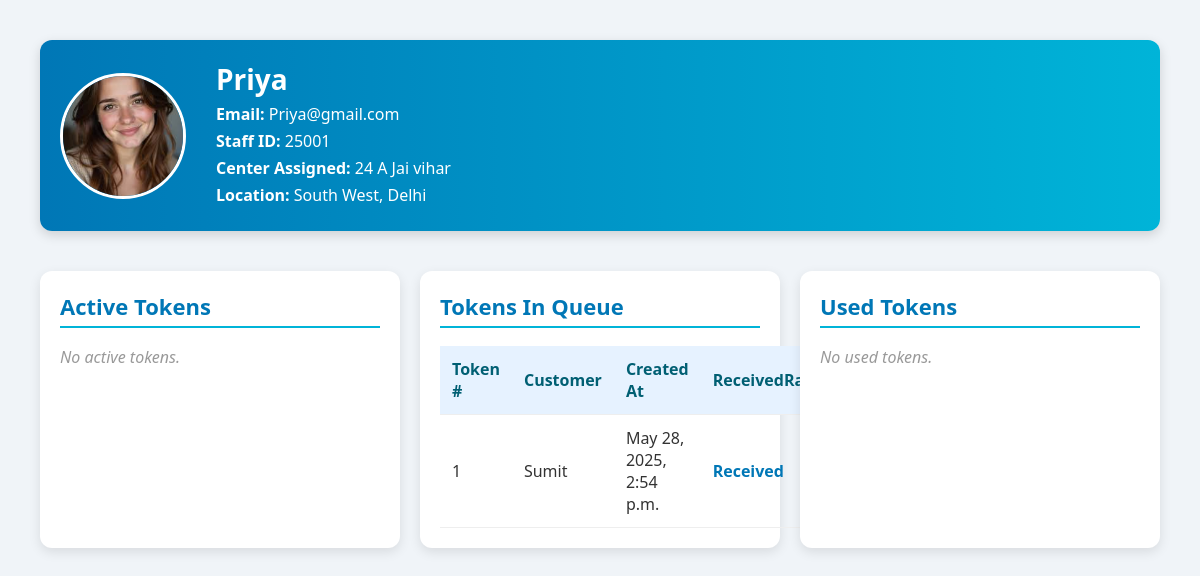
The app's page /showStaffDashboard1/10 (signed in), older data.
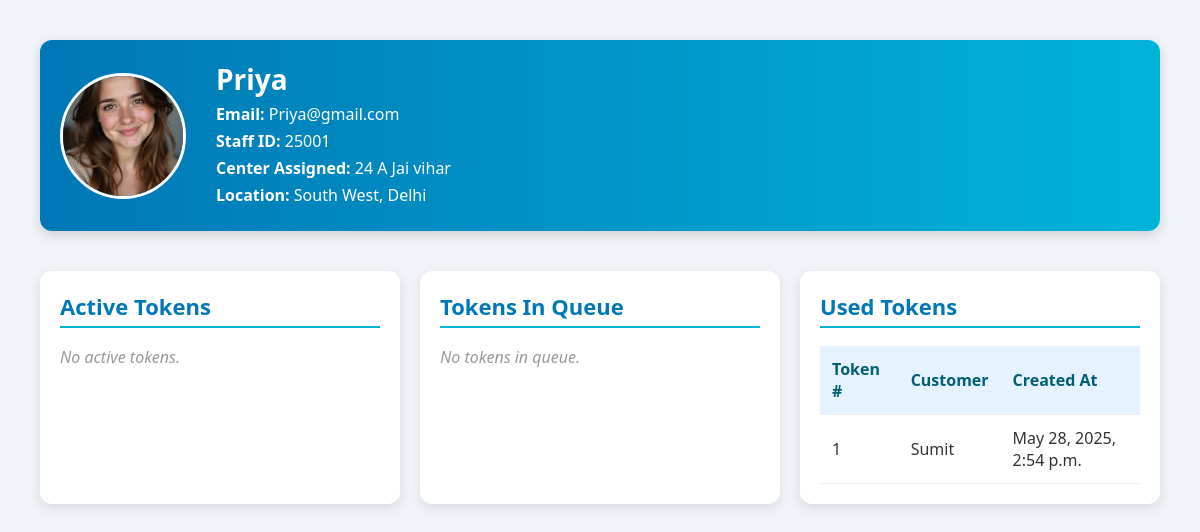
The same page, newer data.
### Customer/models.py (models this page shows, shortened)
class Token(models.Model):
    customer = models.ForeignKey(CustomUser, on_delete=models.CASCADE, related_name='customer_tokens')
    staff = models.ForeignKey(CustomUser, on_delete=models.CASCADE, related_name='staff_tokens')
    token_number = models.PositiveIntegerField()
    is_active = models.BooleanField(default=True)
    in_queue=models.BooleanField(default=False)
    is_used=models.BooleanField(default=False)
    created_at = models.DateTimeField(default=timezone.now)

class CustomUser(AbstractUser):
    ROLE_CHOICES = (
        ('customer', 'Customer'),
        ('staff', 'Staff'),
    )
    role = models.CharField(max_length=10, choices=ROLE_CHOICES)

### Customer/views.py (the view)
# urls.py: path('showStaffDashboard1/<int:token_id>',views.customerInQueue,name='showStaffDashboard1'),
@login_required
def customerInQueue(request,token_id):
    token=Token.objects.get(id=token_id)
    token.in_queue=True
    token.save()
    user_staff=token.staff
    staff_profile=get_object_or_404(StaffProfile, user=user_staff)
    tokenActive = Token.objects.filter(is_active=True, staff=user_staff, is_used=False, in_queue=False)
    tokenInQueue = Token.objects.filter(is_active=True, staff=user_staff, is_used=False, in_queue=True)
    tokenUsed = Token.objects.filter(is_active=True, staff=user_staff, is_used=True)
    return render(request, 'Customer/showStaffDashboard1.html', {
        'staff': user_staff,
        'staff_profile': staff_profile,
        'tokenActive': tokenActive,
        'tokenInQueue': tokenInQueue,
        'tokenUsed': tokenUsed,
    })

### Customer/templates/Customer/showStaffDashboard1.html (shortened to what this page needs)
<!DOCTYPE html>
<html>
<head>
</head>
<body>
    <div class="profile-header">
        <img src="{{ staff_profile.image.url }}" alt="Staff Image">
        <div>
            <h1>{{ staff.username }}</h1>
            <p><strong>Email:</strong> {{ staff.email }}</p>
            <p><strong>Staff ID:</strong> {{ staff_profile.staff_id }}</p>
            <p><strong>Center Assigned:</strong> {{ staff_profile.center_assigned }}</p>
            <p><strong>Location:</strong> {{ staff_profile.district }}, {{ staff_profile.state }}</p>
        </div>
    </div>
    <div class="token-sections">
        <div class="token-box">
            <h2>Active Tokens</h2>
            {% if tokenActive %}
                <table>
                    <tr>
                        <th>Token #</th>
                        <th>Customer</th>
                        <th>Created At</th>
                        <th>PushInQueue</th>
                    </tr>
                    {% for token in tokenActive %}
                    <tr class="hoverable-row">
                        <td>{{ token.token_number }}</td>
                        <td>{{ token.customer.username }}</td>
                        <td>{{ token.created_at }}</td>
                        <td class="hoverable-row">
                            <a href="{% url 'showStaffDashboard1' token.id %}">Push</a>
                        </td>
                    </tr>
                    {% endfor %}
                </table>
            {% else %}
                <p class="no-data">No active tokens.</p>
            {% endif %}
        </div>
        <div class="token-box">
            <h2>Tokens In Queue</h2>
            {% if tokenInQueue %}
                <table>
                    <tr>
                        <th>Token #</th>
                        <th>Customer</th>
                        <th>Created At</th>
                        <th>ReceivedRation</th>
                    </tr>
                    {% for token in tokenInQueue %}
                    <tr class="hoverable-row">
                        <td>{{ token.token_number }}</td>
                        <td>{{ token.customer.username }}</td>
                        <td>{{ token.created_at }}</td>
                        <td class="hoverable-row">
                            <a href="{% url 'showStaffDashboard2' token.id %}">Received</a>
                        </td>
                    </tr>
                    {% endfor %}
                </table>
            {% else %}
                <p class="no-data">No tokens in queue.</p>
            {% endif %}
        </div>
        <div class="token-box">
            <h2>Used Tokens</h2>
            {% if tokenUsed %}
                <table>
                    <tr>
                        <th>Token #</th>
                        <th>Customer</th>
                        <th>Created At</th>
                    </tr>
                    {% for token in tokenUsed %}
                    <tr class="hoverable-row">
                        <td>{{ token.token_number }}</td>
                        <td>{{ token.customer.username }}</td>
                        <td>{{ token.created_at }}</td>
                    </tr>
                    {% endfor %}
                </table>
            {% else %}
                <p class="no-data">No used tokens.</p>
            {% endif %}
        </div>
    </div>
</body>
</html>

Row changes from the older to the newer data that the page shows:
changed Token "Sumit": moves from the list under "Tokens In Queue" to the list under "Used Tokens"
Text that changed along with them:
text no longer shown: "ReceivedRation No used tokens."
text now shown: "No tokens in queue."
